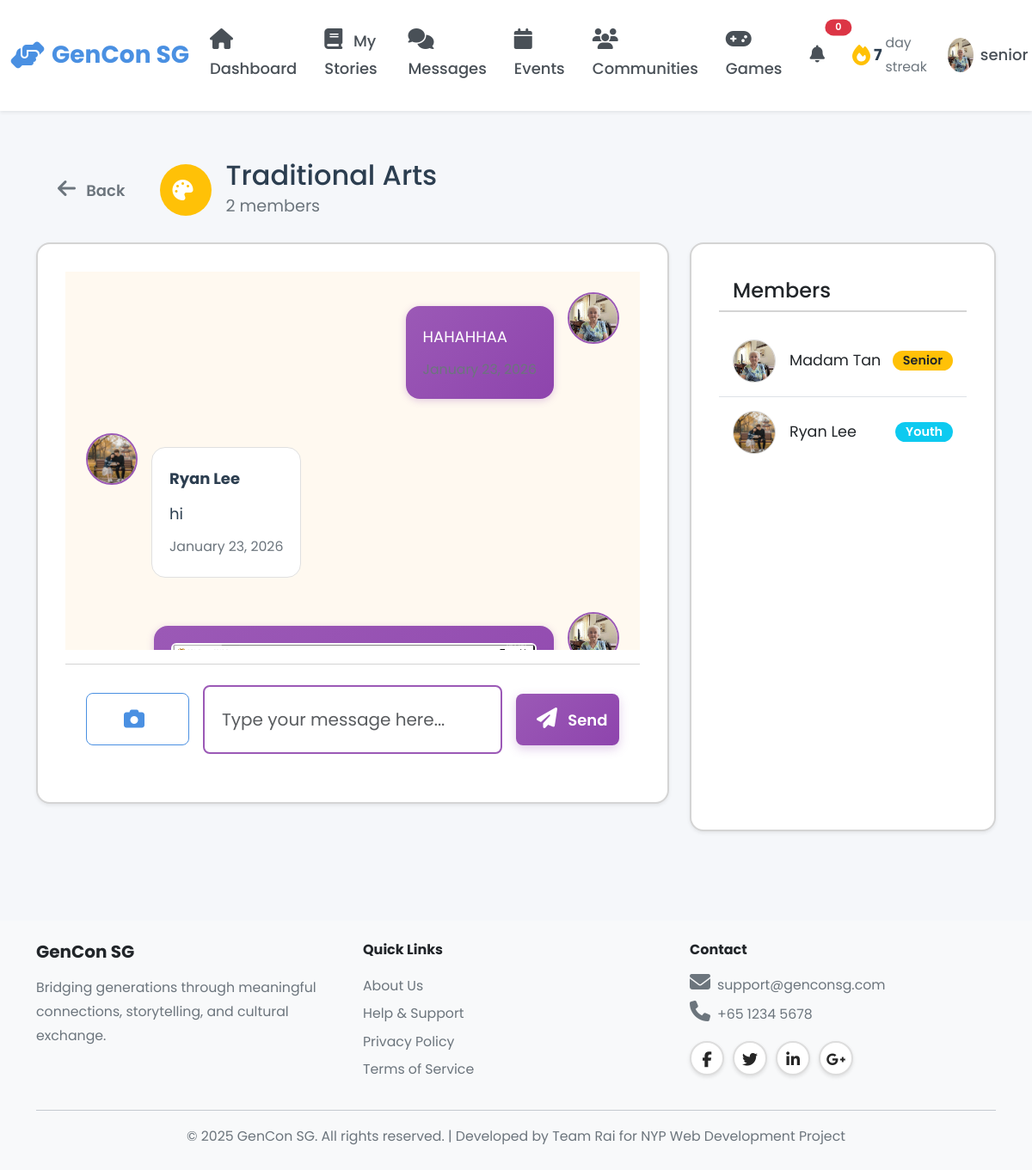
Screenshot of /senior/communities/1 (signed in) with the database file from the repository.
### models.py (models this page shows, shortened)
class Community(db.Model):
    __tablename__ = 'communities'
    id = db.Column(db.Integer, primary_key=True)
    name = db.Column(db.String(100), nullable=False, unique=True)
    type = db.Column(db.String(20), nullable=False)  # Story, Hobby, Learning
    description = db.Column(db.Text)
    rules = db.Column(db.Text)
    icon = db.Column(db.String(50), default='fas fa-users')
    banner_class = db.Column(db.String(50), default='default')
    tags = db.Column(db.String(255))  # Comma separated tags
    photo_url = db.Column(db.String(255))
    member_count = db.Column(db.Integer, default=0)
    created_by = db.Column(db.Integer, db.ForeignKey('users.id'), nullable=False)
    created_at = db.Column(db.DateTime, default=datetime.utcnow, nullable=False)
    creator = db.relationship('User')
    members = db.relationship('CommunityMember', back_populates='community',
                             lazy='dynamic', cascade='all, delete-orphan')
    posts = db.relationship('CommunityPost', back_populates='community',
                           lazy='dynamic', cascade='all, delete-orphan')

class CommunityPost(db.Model):
    __tablename__ = 'community_posts'
    id = db.Column(db.Integer, primary_key=True)
    community_id = db.Column(db.Integer, db.ForeignKey('communities.id'), nullable=False, index=True)
    user_id = db.Column(db.Integer, db.ForeignKey('users.id'), nullable=False, index=True)
    content = db.Column(db.Text, nullable=True)
    photo_url = db.Column(db.String(255))
    created_at = db.Column(db.DateTime, default=datetime.utcnow, nullable=False)
    community = db.relationship('Community', back_populates='posts')
    user = db.relationship('User')

class User(db.Model):
    __tablename__ = 'users'
    id = db.Column(db.Integer, primary_key=True)
    username = db.Column(db.String(80), unique=True, nullable=False, index=True)
    password_hash = db.Column(db.String(255), nullable=False)
    email = db.Column(db.String(120), unique=True, nullable=False, index=True)
    full_name = db.Column(db.String(120), nullable=False)
    phone = db.Column(db.String(20))
    age = db.Column(db.Integer, nullable=False)
    bio = db.Column(db.Text)  # User biography
    school = db.Column(db.String(255))  # School or organization for youth
    role = db.Column(db.String(20), nullable=False)  # 'senior', 'youth', or 'admin'
    elo = db.Column(db.Integer, default=1200) # Default ELO rating
    profile_picture = db.Column(db.String(255), default='images/default-avatar.png')
    disable_reason = db.Column(db.Text)
    interests_json = db.Column(db.Text)  # Stores interests as JSON array
    languages_json = db.Column(db.Text)  # Stores languages as JSON array
    accessibility_settings_json = db.Column(db.Text)  # Stores settings as JSON object
    created_at = db.Column(db.DateTime, default=datetime.utcnow, nullable=False)
    last_active = db.Column(db.DateTime, default=datetime.utcnow, nullable=False)
    is_active = db.Column(db.Boolean, default=True)
    stories = db.relationship('Story', back_populates='user', lazy='dynamic')
    sent_messages = db.relationship('Message', foreign_keys='Message.sender_id',
                                   back_populates='sender', lazy='dynamic')
    received_messages = db.relationship('Message', foreign_keys='Message.recipient_id',
                                       back_populates='recipient', lazy='dynamic')
    senior_pairs = db.relationship('Pair', foreign_keys='Pair.senior_id',
                                   back_populates='senior', lazy='dynamic')
    youth_pairs = db.relationship('Pair', foreign_keys='Pair.youth_id',
                                 back_populates='youth', lazy='dynamic')
    streak = db.relationship('Streak', back_populates='user', uselist=False)
    badges = db.relationship('Badge', back_populates='user', lazy='dynamic')
    checkins = db.relationship('Checkin', back_populates='user', lazy='dynamic')
    @property
    def interests(self):
        """Get interests as Python list from JSON string."""
        if self.interests_json:
            return json.loads(self.interests_json)
        return []
    @interests.setter
    def interests(self, value):
        """Set interests from Python list, store as JSON string."""
        self.interests_json = json.dumps(value)
    @property
    def languages(self):
        """Get languages as Python list from JSON string."""
        if self.languages_json:
            return json.loads(self.languages_json)
        return []
    @languages.setter
    def languages(self, value):
        """Set languages from Python list, store as JSON string."""
        self.languages_json = json.dumps(value)
    @property
    def accessibility_settings(self):
        """Get accessibility settings as Python dict from JSON string."""
        if self.accessibility_settings_json:
            return json.loads(self.accessibility_settings_json)
        return {}

class CommunityMember(db.Model):
    __tablename__ = 'community_members'
    id = db.Column(db.Integer, primary_key=True)
    community_id = db.Column(db.Integer, db.ForeignKey('communities.id'), nullable=False, index=True)
    user_id = db.Column(db.Integer, db.ForeignKey('users.id'), nullable=False, index=True)
    joined_at = db.Column(db.DateTime, default=datetime.utcnow, nullable=False)
    last_viewed_at = db.Column(db.DateTime, default=datetime.utcnow)
    community = db.relationship('Community', back_populates='members')
    user = db.relationship('User')
    __table_args__ = (db.UniqueConstraint('community_id', 'user_id', name='unique_community_user'),)

### blueprints/senior.py (the view)
@senior_bp.route('/communities/<int:community_id>')
@login_required
def view_community(community_id):
    community = Community.query.get_or_404(community_id)
    user_id = session['user_id']
    member = CommunityMember.query.filter_by(
        community_id=community_id,
        user_id=user_id
    ).first()
    if not member:
        flash('You must join this community to view the chat.', 'warning')
        return redirect(url_for('senior.communities'))
    member.last_viewed_at = datetime.utcnow()
    db.session.commit()
    posts = CommunityPost.query.filter_by(community_id=community_id)\
        .order_by(CommunityPost.created_at.asc()).all()
    members = community.members.all()
    return render_template('senior/community_chat.html', community=community, posts=posts, user_id=user_id, members=members)

### templates/senior/community_chat.html (shortened to what this page needs)
{% extends "base.html" %}
{% block body_class %}senior-dashboard{% endblock %}
{% block content %}
<div class="container py-4">
    <div class="d-flex align-items-center mb-4">
        <a href="{{ url_for('senior.communities') }}" class="btn btn-outline-secondary btn-lg me-3">
            <i class="fas fa-arrow-left"></i> Back
        </a>
        <div class="d-flex align-items-center">
            <div class="rounded-circle bg-warning text-white d-flex align-items-center justify-content-center me-3" style="width: 60px; height: 60px; font-size: 2rem;">
                <i class="{{ community.icon }}"></i>
            </div>
            <div>
                <h1 class="h2 mb-0">{{ community.name }}</h1>
                <p class="text-muted mb-0" style="font-size: 1.2rem;">{{ community.member_count }} members</p>
            </div>
        </div>
    </div>
    <div class="row">
        <div class="col-lg-8">
            <div class="card shadow-sm border-2" style="border-color: var(--senior-border);">
                <div class="card-body p-0">
                    <div id="chat-messages" class="p-4" style="height: 55vh; overflow-y: auto; background-color: #FFF9F0;">
                        {% for post in posts %}
                            <div class="d-flex mb-4 {% if post.user_id == user_id %}justify-content-end{% endif %}">
                                {% if post.user_id != user_id %}
                                    <a href="{{ url_for('senior.public_profile', user_id=post.user_id) }}">
                                        <img src="{{ url_for('static', filename=post.user.profile_picture|fix_pfp) }}" class="rounded-circle me-3" style="width: 60px; height: 60px; object-fit: cover; border: 2px solid var(--senior-primary);">
                                    </a>
                                {% endif %}
                                <div class="{% if post.user_id == user_id %}message-sent{% else %}message-received{% endif %}" style="max-width: 75%;">
                                    {% if post.user_id != user_id %}
                                        <a href="{{ url_for('senior.public_profile', user_id=post.user_id) }}" class="text-decoration-none" style="color: var(--senior-text);">
                                            <strong class="d-block mb-2">{{ post.user.full_name }}</strong>
                                        </a>
                                    {% endif %}
                                    {% if post.photo_url %}
                                        <img src="{{ url_for('static', filename=post.photo_url) }}" class="img-fluid rounded mb-3 border border-2 border-white">
                                    {% endif %}
                                    {% if post.content %}
                                        <p class="mb-1">{{ post.content }}</p>
                                    {% endif %}
                                    <small class="d-block mt-2 text-muted text-end">
                                        {{ post.created_at|timeago }}
                                    </small>
                                </div>
                                {% if post.user_id == user_id %}
                                    <img src="{{ url_for('static', filename=post.user.profile_picture|fix_pfp) }}" class="rounded-circle ms-3" style="width: 60px; height: 60px; object-fit: cover; border: 2px solid var(--senior-primary);">
                                {% endif %}
                            </div>
                        {% endfor %}
                    </div>
                    <div class="card-footer bg-white p-4 border-top-2" style="border-color: var(--senior-border);">
                        <form id="chat-form" class="d-flex align-items-center gap-3">
                            <button type="button" class="btn btn-outline-primary btn-lg" onclick="document.getElementById('photo-upload').click()" title="Upload Photo">
                                <i class="fas fa-camera fa-lg"></i>
                            </button>
                            <input type="text" id="message-input" class="form-control message-input" placeholder="Type your message here..." autocomplete="off">
                            <button type="submit" class="btn btn-primary btn-lg px-4">
                                <i class="fas fa-paper-plane"></i> Send
                            </button>
                        </form>
                    </div>
                </div>
            </div>
        </div>
        <div class="col-lg-4 d-none d-lg-block">
            <div class="card shadow-sm h-100 border-2" style="border-color: var(--senior-border);">
                <div class="card-header bg-white border-bottom-2" style="border-color: var(--senior-border);">
                    <h3 class="h4 mb-0">Members</h3>
                </div>
                <div class="card-body p-0" style="max-height: 70vh; overflow-y: auto;">
                    <ul class="list-group list-group-flush">
                        {% for member in members %}
                            <li class="list-group-item d-flex align-items-center p-3">
                                <a href="{{ url_for('senior.public_profile', user_id=member.user_id) }}" class="d-flex align-items-center text-decoration-none text-dark w-100">
                                    <img src="{{ url_for('static', filename=member.user.profile_picture|fix_pfp) }}" class="rounded-circle me-3" style="width: 50px; height: 50px; object-fit: cover; border: 1px solid var(--senior-border);">
                                    <span style="font-size: 1.1rem;">{{ member.user.full_name }}</span>
                                </a>
                                {% if member.user.role == 'senior' %}
                                    <span class="badge bg-warning text-dark ms-auto" style="font-size: 0.9rem;">Senior</span>
                                {% else %}
                                    <span class="badge bg-info text-white ms-auto" style="font-size: 0.9rem;">Youth</span>
                                {% endif %}
                            </li>
                        {% endfor %}
                    </ul>
                </div>
            </div>
        </div>
    </div>
</div>
{% endblock %}

### rows the page displays
Community: name "Traditional Arts", member_count "2"
CommunityPost: content "HAHAHHAA", profile_picture (picture)
CommunityPost: profile_picture (picture), user.full_name "Ryan Lee", content "hi", created_at "January 23, 2026"
CommunityPost: photo_url (picture), profile_picture (picture)
CommunityMember: profile_picture (picture), user.full_name "Madam Tan", shows "Senior"
CommunityMember: profile_picture (picture), user.full_name "Ryan Lee", shows "Youth"

### other values shown
{{ user_streak|default(0) }} "7"
{{ session.username }} "senior"
